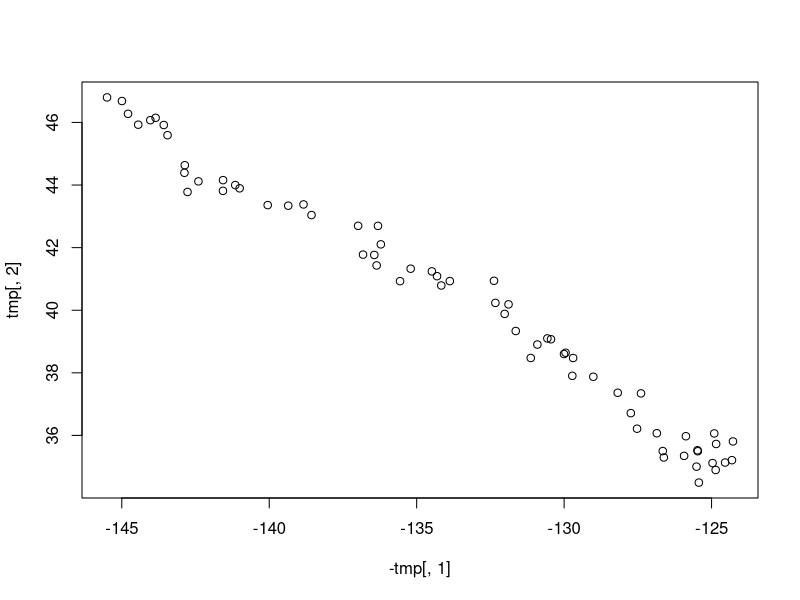

This figure's R source:
data = read.table("elephantSealData.txt", header = TRUE,
  col.names = c("day", "lat", "long"))
data = data[36:nrow(data), ]
rownames(data) = NULL

sim = function(data, del = 0.0065, sig = 0.005) {
  phi = data$long[1]*pi/180
  theta = data$lat[1]*pi/180
  Phi = data$long[nrow(data)]*pi/180
  Theta = data$lat[nrow(data)]*pi/180
  journey = matrix(c(phi,theta), ncol = 2)
  
  for (i in 1:65) {
    cosp = sin(theta)*sin(Theta) + cos(theta)*cos(Theta)*cos(Phi-phi)
    cosC = (sin(Theta)-sin(theta)*cosp)/(cos(theta)*sin(acos(cosp)))
    cosc = sin(theta)*cos(del)+cos(theta)*sin(del)*cosC
    cosP = (cos(del)-sin(theta)*cosc)/(cos(theta)*sin(acos(cosc)))
    theta = pi/2-acos(cosc)
    phi = ifelse(Phi<=phi, phi-acos(cosP), phi+acos(cosP))
    phi = phi + rnorm(1, 0, sig/sin(theta))
    theta = theta + rnorm(1, 0, sig)
    journey = rbind(journey, c(phi,theta))
  }
  
  return(journey)
}

tmp = sim(data)*180/pi
plot(-tmp[, 1], tmp[, 2])
